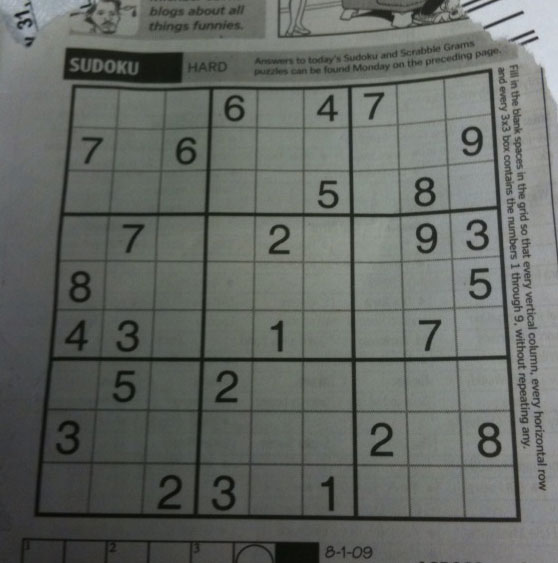
#> input picture sudoku.jpg, 558 x 563 px
$ python 17.py
#> lines starting #> are read from the running program, lines starting #| are printed output that depends on the picture
# GrubCut

import cv2
import numpy as np
import  matplotlib.pyplot as plt

img = cv2.imread('sudoku.jpg')
#> img is the input picture: shape (563, 558, 3); mean B, G, R 99.5, 104.1, 100
mask = np.zeros(img.shape[:2], np.uint8)
bgdModel = np.zeros((1,65), np.float64)
fgdModel = np.zeros((1,65), np.float64)

rect = (161, 179, 190, 190)

cv2.grabCut(img, mask, rect, bgdModel, fgdModel, 5, cv2.GC_INIT_WITH_RECT)
mask2 = np.where((mask==2) | (mask==0), 0, 1).astype('uint8')
img2 = img*mask2[:,:,np.newaxis]
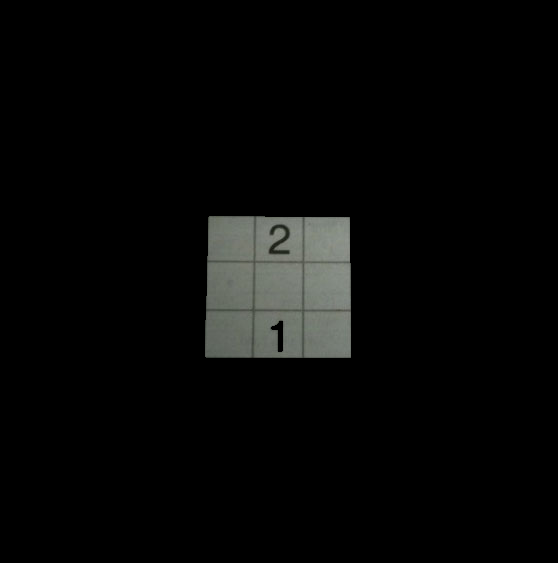
#> img2: shape (563, 558, 3); mean B, G, R 7.1, 7.6, 7.3
plt.imshow(img2)
plt.colorbar()
plt.show()
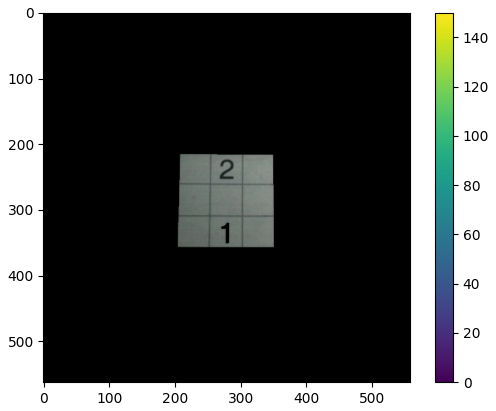
#> figure drawn by matplotlib, 2 panels; B, G, R data is drawn as R, G, B

$ run again, with 3.jpg copied over sudoku.jpg
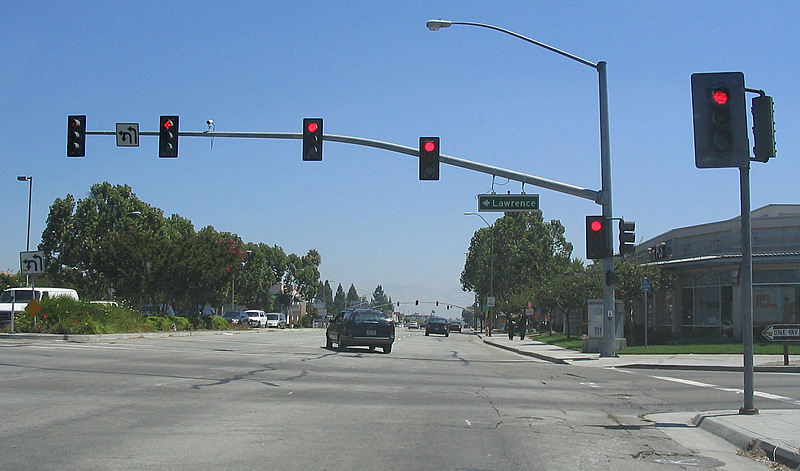
#> input picture 3.jpg, 800 x 471 px
#> img is the input picture: shape (471, 800, 3); mean B, G, R 155.3, 134.9, 113.4
#> `img2 = img*mask2[:,:,np.newaxis]`:
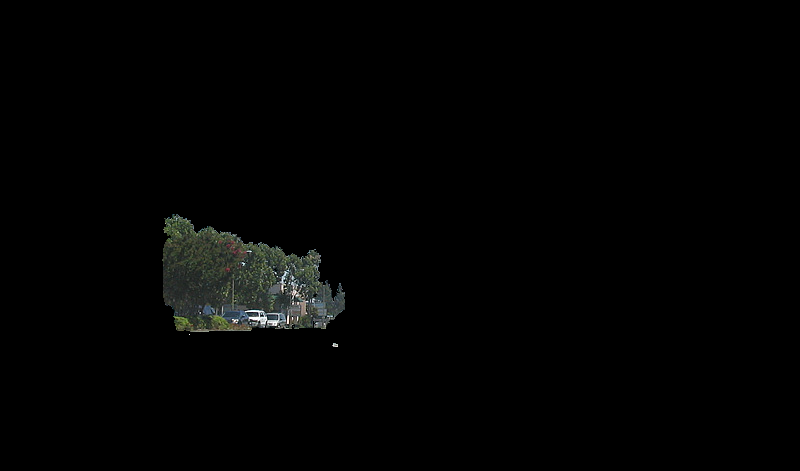
#> img2: shape (471, 800, 3); mean B, G, R 2.6, 2.9, 2.6
#> `plt.show()`:
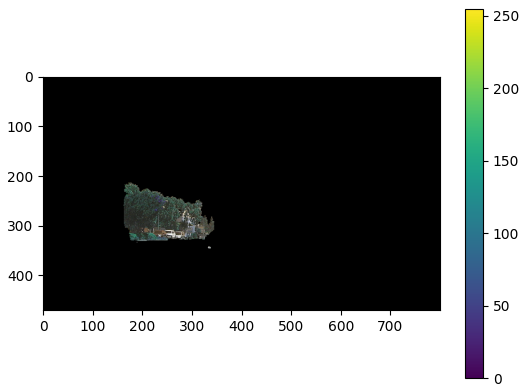
#> figure drawn by matplotlib, 2 panels; B, G, R data is drawn as R, G, B
